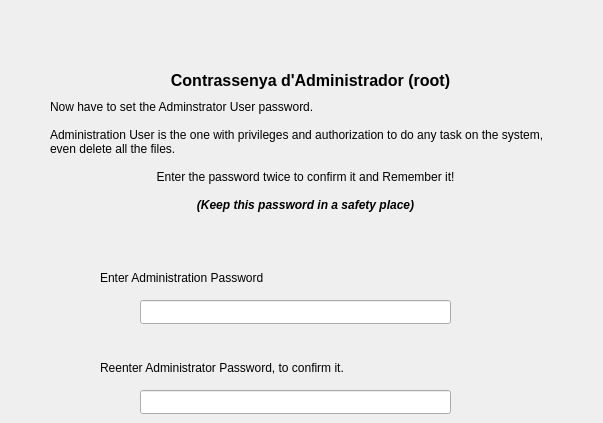
   <widget class="QWidget" name="p_passwd" >
    <widget class="QLineEdit" name="t_root_passwd1" >
     <property name="geometry" >
      <rect>
       <x>140</x>
       <y>300</y>
       <width>311</width>
       <height>24</height>
      </rect>
     </property>
     <property name="maxLength" >
      <number>12</number>
     </property>
     <property name="echoMode" >
      <enum>QLineEdit::Password</enum>
     </property>
    </widget>
    <widget class="QLabel" name="l_root_passwd2" >
     <property name="geometry" >
      <rect>
       <x>100</x>
       <y>360</y>
       <width>431</width>
       <height>16</height>
      </rect>
     </property>
     <property name="text" >
      <string>Reenter Administrator Password, to confirm it.</string>
     </property>
    </widget>
    <widget class="QLabel" name="label_10" >
     <property name="geometry" >
      <rect>
       <x>50</x>
       <y>100</y>
       <width>511</width>
       <height>161</height>
      </rect>
     </property>
     <property name="text" >
      <string>&lt;!DOCTYPE HTML PUBLIC "-//W3C//DTD HTML 4.0//EN" "http://www.w3.org/TR/REC-html40/strict.dtd">
&lt;html>&lt;head>&lt;meta name="qrichtext" content="1" />&lt;style type="text/css">
p, li { white-space: pre-wrap; }
&lt;/style>&lt;/head>&lt;body style=" font-family:'DejaVu Sans'; font-size:9pt; font-weight:400; font-style:normal;">
&lt;p style=" margin-top:0px; margin-bottom:0px; margin-left:0px; margin-right:0px; -qt-block-indent:0; text-indent:0px;">Now have to set the Adminstrator User password.&lt;/p>
&lt;p style="-qt-paragraph-type:empty; margin-top:0px; margin-bottom:0px; margin-left:0px; margin-right:0px; -qt-block-indent:0; text-indent:0px;">&lt;/p>
&lt;p style=" margin-top:0px; margin-bottom:0px; margin-left:0px; margin-right:0px; -qt-block-indent:0; text-indent:0px;">Administration User is the one with privileges and authorization to do any task on the system, even delete all the files.&lt;/p>
&lt;p style="-qt-paragraph-type:empty; margin-top:0px; margin-bottom:0px; margin-left:0px; margin-right:0px; -qt-block-indent:0; text-indent:0px;">&lt;/p>
&lt;p align="center" style=" margin-top:0px; margin-bottom:0px; margin-left:0px; margin-right:0px; -qt-block-indent:0; text-indent:0px;">Enter the password twice to confirm it and Remember it!&lt;/p>
&lt;p style="-qt-paragraph-type:empty; margin-top:0px; margin-bottom:0px; margin-left:0px; margin-right:0px; -qt-block-indent:0; text-indent:0px;">&lt;/p>
&lt;p align="center" style=" margin-top:0px; margin-bottom:0px; margin-left:0px; margin-right:0px; -qt-block-indent:0; text-indent:0px;">&lt;span style=" font-weight:600; font-style:italic;">(Keep this password in a safety place)&lt;/span>&lt;/p>&lt;/body>&lt;/html></string>
     </property>
     <property name="alignment" >
      <set>Qt::AlignLeading|Qt::AlignLeft|Qt::AlignTop</set>
     </property>
     <property name="wordWrap" >
      <bool>true</bool>
     </property>
    </widget>
    <widget class="QLabel" name="l_root_passwd1" >
     <property name="geometry" >
      <rect>
       <x>100</x>
       <y>270</y>
       <width>441</width>
       <height>16</height>
      </rect>
     </property>
     <property name="text" >
      <string>Enter Administration Password</string>
     </property>
    </widget>
    <widget class="QLineEdit" name="t_root_passwd2" >
     <property name="geometry" >
      <rect>
       <x>140</x>
       <y>390</y>
       <width>311</width>
       <height>24</height>
      </rect>
     </property>
     <property name="maxLength" >
      <number>12</number>
     </property>
     <property name="echoMode" >
      <enum>QLineEdit::Password</enum>
     </property>
    </widget>
    <widget class="QLabel" name="l_titol_4" >
     <property name="geometry" >
      <rect>
       <x>30</x>
       <y>70</y>
       <width>561</width>
       <height>20</height>
      </rect>
     </property>
     <property name="font" >
      <font>
       <pointsize>12</pointsize>
       <weight>75</weight>
       <bold>true</bold>
      </font>
     </property>
     <property name="text" >
      <string>Contrassenya d'Administrador (root)</string>
     </property>
     <property name="alignment" >
      <set>Qt::AlignCenter</set>
     </property>
    </widget>
    <widget class="QLabel" name="label_11" >
     <property name="geometry" >
      <rect>
       <x>530</x>
       <y>20</y>
       <width>64</width>
       <height>64</height>
      </rect>
     </property>
     <property name="text" >
      <string/>
     </property>
     <property name="pixmap" >
      <pixmap>../../../../../usr/share/kademar/utils/instalador/img/root.png</pixmap>
     </property>
    </widget>
   </widget>
